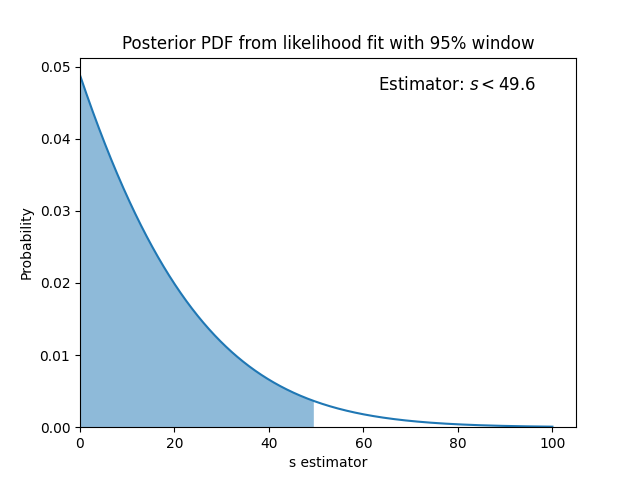

Generate this figure with Python:
import numpy as np
import matplotlib.pyplot as plt
from matplotlib.axes import Axes
from matplotlib.figure import Figure

# 1. Using the resonance spectrum data from the previous homework assignment, apply a
# Bayesian likelihood method to obtain a posterior pdf in the signal cross section, based
# on a binned Poisson likelihood.  From this posterior, quote the most probable value and
# a central 68.27% confidence interval.  Here we assume we know the mass and width of
# the peak, and the number of background events per GeV.  Assume a flat prior pdf in s.

BIN_WIDTH = 25
ROOT2PI = 2.50662827463
MU = 700
SIGMA = 50


def gint(mu, sigma, xlow, xhigh):
    precision = 100
    dx = (xhigh - xlow) / precision

    int_sum = 0
    for i in range(precision):
        x = xlow + dx*i + dx/2
        int_sum += np.exp(-(x-mu)**2 / (2 * sigma**2))

    return int_sum * dx / (sigma * ROOT2PI)


def calc_log_likelihood(_n, _bins, _s):
    log_likelihood_sum = 0
    for bin_number, bin_value in enumerate(_n):
        mu = 251.188 + _s * gint(MU, SIGMA, _bins[bin_number], _bins[bin_number+1])
        log_likelihood_sum += bin_value * np.log(mu) - mu
    return log_likelihood_sum


def integrate_likelihood(_x, _y, _low_x, _high_x):
    dx = _x[1] - _x[0]
    int_sum = 0
    for i, y in enumerate(_y):
        if not _low_x <= _x[i] <= _high_x:
            continue
        int_sum += dx * y
    return int_sum


def find_bound(_x, _y):  # 15.865
    dx = _x[1] - _x[0]
    int_sum = 0
    for i, y in enumerate(_y):
        int_sum += dx * y
        if int_sum > 0.95:
            return _x[i]


with open("../../Data/resonance-nosig.dat", "r") as f:
    data = f.read().replace(' ', '').splitlines()

data = [float(i) for i in data]
fig, ax = plt.subplots()

n, bins, patches = ax.hist(data, 36, (100, 1000), label="Resonance data")

precision = 0.1  # Iterate over values of s to max_s with precision
max_s = 100
number_of_bins = int(max_s/precision + 1)  # Include "0" so +1 bin necessary (example, max_s=precision=1 gives [0, 1])
s_values = np.linspace(0, max_s, number_of_bins)  # [0.0, 0.1, 0.2, ..., 99.8, 99.9, 100.0]
log_likelihood_list_y = np.array([])

base_likelihood = calc_log_likelihood(n, bins, 0)  # Will subtract the s=0 likelihood as an offset
for i, s in enumerate(s_values):
    log_likelihood = calc_log_likelihood(n, bins, s)
    log_likelihood_list_y = np.append(log_likelihood_list_y, log_likelihood)

# Subtract value of likelihood at end from rest of values to make likelihood normalizable
base_likelihood = log_likelihood_list_y[-1]
log_likelihood_list_y = log_likelihood_list_y - base_likelihood

# Exponentiate and normalize
likelihood_list_y = np.exp(log_likelihood_list_y)
likelihood_magnitude = integrate_likelihood(s_values, likelihood_list_y, 0, s_values[-1])
likelihood_list_y = likelihood_list_y / likelihood_magnitude

# Find lower and upper bounds of 95% confidence interval
upper_bound = find_bound(s_values, likelihood_list_y)  # Upper bound of 95% interval (x-value)

# Plot posterior PDF
fig2, ax2 = plt.subplots()
fig2: Figure  # Typehinting
ax2: Axes  # Typehinting
ax2.plot(s_values, likelihood_list_y)
ax2.set_title("Posterior PDF from likelihood fit with 95% window")
ax2.set_xlabel("s estimator")
ax2.set_ylabel("Probability")
plt.xlim(left=0)
plt.ylim(bottom=0)

# Fill in 95% confidence range
ax2.fill_between(s_values,
                 likelihood_list_y,
                 where=s_values < upper_bound,
                 alpha=0.5)

ax2.text(0.60, 0.95, rf"Estimator: $s < {upper_bound}$",
         transform=ax2.transAxes, fontsize=12, verticalalignment="top")

# Print and plot results
print(f"{max_s=} ({precision=})  -->  {upper_bound=}")
plt.show()


# #############################################
# ################## RESULTS ##################
# max_s=1000 (precision=5)  -->  upper_bound=50.0
# max_s=500 (precision=5)  -->  upper_bound=50.0
# max_s=500 (precision=1)  -->  upper_bound=49.0
# max_s=100 (precision=0.1)  -->  upper_bound=49.6
# #############################################
# #############################################
